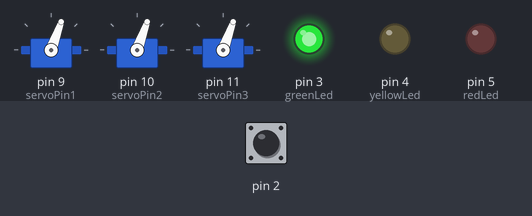
Recording of a sketch running on a simulated Arduino Uno, built with avr-gcc and run on an emulated ATmega328P. Parts: 3 × servo, output pins drawn as LEDs (lit = HIGH). The inputs (shaded band) are chosen by the test bench; at power-on: pin 2 LOW. What the sketch prints to the serial monitor is not drawn.

Above: at 1.2 s.
1.3 s: pin 2 driven HIGH
At 2.3 s:
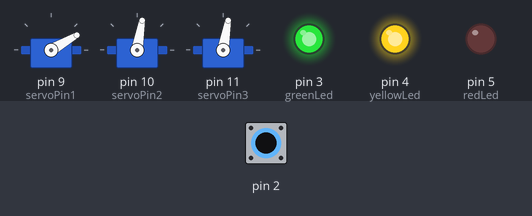
4.5 s: pin 2 pulsed LOW 5 times (0.12 s each, 0.3 s apart)
At 4.77 s:
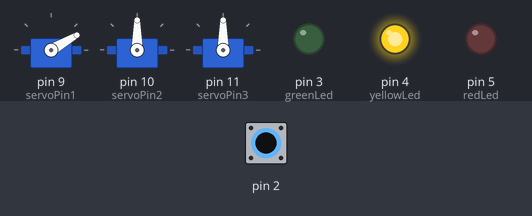
At 5.32 s:
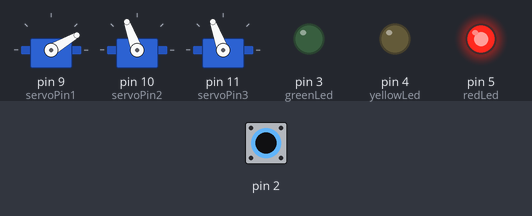
Timing chart, 0 to 7.5 s (numbered marks = the images above; inputs shaded):
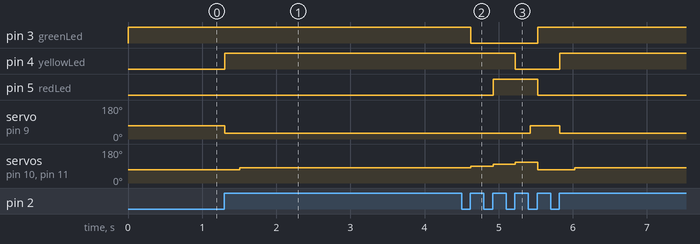

The sketch:

Robot6.ino
```cpp
// (licence header left out)
// Include application, user and local libraries
#include <Servo.h>
#include "MChButton.h"
#include "MChLeg.h"
#include "MChSM.h"


// pin connections
const int buttonIndex = 2; //pin for button
const int greenLed = 3;//pin for green Led
const int yellowLed = 4;//pin for yellow Led
const int redLed = 5;//pin for red Led
const int servoPin1 = 9;//pin for servo
const int servoPin2 = 10;//pin for servo
const int servoPin3 = 11;//pin for servo

//Input stuff
String inputString = "";         // a string to hold incoming data
boolean stringComplete = false;  // whether the string is complete


//define persitent objects
MChButton theButton(buttonIndex); // declare the switch pin as an input
MChLeg rightLeg; // declare right leg
MChLeg leftLeg;  // declare left leg

//build state machine
MChStateMachine myStateMachine;

//list states
void State0(){
    digitalWrite(greenLed, HIGH); // turn the green LED on pin 3 on
    digitalWrite(yellowLed, LOW);  // turn the red LED on pin 4 off
    digitalWrite(redLed, LOW);  // turn the red LED on pin 5 off
    leftLeg.setLeg(70, 70); // set leg to 0°
    rightLeg.setLeg(70, 70); //set leg to 0°
}
void State1(){
    digitalWrite(greenLed, HIGH);
    digitalWrite(yellowLed, HIGH);
    digitalWrite(redLed, LOW);
    leftLeg.setLeg(30, 30);
    delay(200);
    rightLeg.setLeg(80, 80);
}
void State2(){
    digitalWrite(greenLed, LOW);
    digitalWrite(yellowLed, HIGH);
    digitalWrite(redLed, LOW);
    leftLeg.setLeg(30, 30);
    rightLeg.setLeg(90, 90);
}
void State3(){
    digitalWrite(greenLed, LOW);
    digitalWrite(yellowLed, HIGH);
    digitalWrite(redLed, HIGH);
    leftLeg.setLeg(30, 30);
    rightLeg.setLeg(100,100);
}
void State4(){
    digitalWrite(greenLed, LOW);
    digitalWrite(yellowLed, LOW);
    digitalWrite(redLed, HIGH);
    rightLeg.setLeg(110, 110);
    delay(200);
    leftLeg.setLeg(70, 70);
}


// Setup phase
//
// Brief assign functions to pins and create objects
// Details tbd
//
void setup(){
    // say hello
    Serial.begin(9600);
    Serial.println("Robot6 started");

    // declare the LED pins as outputs
    pinMode(greenLed,OUTPUT);
    pinMode(yellowLed,OUTPUT);
    pinMode(redLed,OUTPUT);

    leftLeg.assignLeg(0, servoPin1); //right knee - hip
    rightLeg.assignLeg(servoPin2, servoPin3); //right knee - hip

    MChSMState myState;
    myState.stateId = 0;
    myState.stateAction = &State0;
    myStateMachine.addState(myState);
    myState.stateId = 1;
    myState.stateAction = &State1;
    myStateMachine.addState(myState);
    myState.stateId = 2;
    myState.stateAction = &State2;
    myStateMachine.addState(myState);
    myState.stateId = 3;
    myState.stateAction = &State3;
    myStateMachine.addState(myState);
    myState.stateId = 4;
    myState.stateAction = &State4;
    myStateMachine.addState(myState);
    myStateMachine.setState(0);

}

// Loop phase
//
// Brief call functions on infinite loop
// Details tbd
//
void loop(){

    //check if there is an event, if there is one increment state machine counter and mark event done
    if (theButton.buttonEventGet()==true) {
        myStateMachine.incrementState();
    }

    // set LEDs according to state

    delay(10);
    if (stringComplete) {
        if (inputString == "next\n"){
          myStateMachine.incrementState();
        }
        Serial.println(inputString);
        // clear the string:
        inputString = "";
        stringComplete = false;
    }

}

/*
  SerialEvent occurs whenever a new data comes in the
 hardware serial RX.  This routine is run between each
 time loop() runs, so using delay inside loop can delay
 response.  Multiple bytes of data may be available.
 */
void serialEvent() {
  while (Serial.available()) {
    // get the new byte:
    char inChar = (char)Serial.read();
    // add it to the inputString:
    inputString += inChar;
    // if the incoming character is a newline, set a flag
    // so the main loop can do something about it:
    if (inChar == '\n') {
      stringComplete = true;
    }
  }
}
```

MChButton.cpp
```cpp
// (licence header left out)
#include "MChButton.h"

MChButton::MChButton(int index){
    this->buttonIndex = index;
    pinMode(this->buttonIndex,INPUT);
    this->buttonClick = false;
    this->buttonClickServed = false;
}

MChButton::~MChButton(){
}

int MChButton::buttonDown(){
    // read button switch
    if (digitalRead(this->buttonIndex) == true){
        return true;
    } else{
        return false;
    }
}

void MChButton::buttonEventCheck(){
    //clear button event if it was served and if button is not pressed anymore
    //don't forget to use buttonEventServed() to indicate when the event was served
    if ((this->buttonClickServed == true) and (this->buttonDown() == false)) {
        this->buttonClick = false;
        this->buttonClickServed = false;
    }
    //read button to detect new event
    if ((this->buttonClick == false) and (this->buttonDown() == true)){
        this->buttonClick = true;
        this->buttonClickServed = false;
    }
}

int MChButton::buttonEvent(){
    //check is there is a button event to be served
    if ((this->buttonClick == true) and (this->buttonClickServed == false)){
        return true;
    }
    else {
        return false;
    }
}

void MChButton::buttonEventServed(){
    //inform that button event was served
    this->buttonClickServed = true;
}

int MChButton::buttonEventGet(){
    //global function checking for event and serving it
    this->buttonEventCheck();
    if (this->buttonEvent()==true){
        this->buttonEventServed();
        return true;
    }
    else{
        return false;
    }
}
```

MChButton.h
```cpp
// (licence header left out)
#ifndef MChButton_h
#define MChButton_h


#include <Arduino.h>


class MChButton{
    int buttonClick, buttonClickServed;
    int buttonIndex;
  public:
    MChButton(int);
    ~MChButton();
    int buttonDown();
    void buttonEventCheck();
    int buttonEvent();
    void buttonEventServed();
    int buttonEventGet();
};

#endif  //#ifndef MChButton_h
```

MChLeg.cpp
```cpp
// (licence header left out)
#include "MChLeg.h"

// Servo objects are created by MChLeg class when an object of the class is created
// Servo objects are assigned a pin by MChLeg::assignLeg (connot be in constructor, I don't know why)
// Servo pin is detached by MChLeg::~MChLeg destructor
// Servo objects position is 0 - 180 degrees on regular servos

const int cMChLegServoMin = 600; //default is 544
const int cMChLegServoMax = 2400; //default is 2400

MChLeg::MChLeg(){
    this->kneeIndex = 0;
    this->hipIndex = 0;
}

MChLeg::~MChLeg(){
    if (this->kneeIndex != 0) {
        this->kneeServo.detach();
    }
    if (this->hipIndex != 0) {
        this->hipServo.detach();
    }
}

void MChLeg::assignLeg(int x, int y){
    if (this->kneeIndex != 0) {
        this->kneeServo.detach();
    }
    if (this->hipIndex != 0) {
        this->hipServo.detach();
    }
    this->kneeIndex = x;
    this->hipIndex = y;
    if (this->kneeIndex != 0) {
        this->kneeServo.attach(this->kneeIndex, cMChLegServoMin, cMChLegServoMax);
    }
    if (this->hipIndex != 0) {
        this->hipServo.attach(this->hipIndex, cMChLegServoMin, cMChLegServoMax);
    }
}
void MChLeg::setLeg(int x, int y){
    this->kneeAngle = x;
    this->hipAngle = y;
    if (this->kneeIndex != 0) {
        this->kneeServo.write(this->kneeAngle);
    }
    if (this->hipIndex != 0) {
        this->hipServo.write(this->hipAngle);
    }
}

void MChLeg::rollLeg(){
    //move leg to make a step
    this->setLeg(90, 90);
    delay(200);
    this->setLeg(45, 90);
    delay(100);
    this->setLeg(10, 170);
    delay(250);
    this->setLeg(45, 90);
    delay(100);
    this->setLeg(90, 90);
}
```

MChLeg.h
```cpp
// (licence header left out)
#ifndef MChLeg_h
#define MChLeg_h

#include <Arduino.h>
#include "Servo.h"


class MChLeg{
    int kneeIndex, hipIndex;
    int kneeAngle, hipAngle;
    Servo kneeServo;
    Servo hipServo;
  public:
    MChLeg();
    ~MChLeg();
    void assignLeg(int, int); // (knee servo index, hip servo index); use 0 if no servo
    void setLeg(int, int); // (knee angle, hip angle); in degrees, 0-180, 90 is straight
    void rollLeg();
};

#endif // end #ifndef MChLeg_h
```

MChSM.cpp
```cpp
// (licence header left out)
#include "MChSM.h"

MChStateMachine::MChStateMachine(){
}

MChStateMachine::~MChStateMachine(){
}

int MChStateMachine::getState(){
  return this->machinestate;
}

void MChStateMachine::setState(int newState){
  this->machinestate = newState;
  this->doState();
}

void MChStateMachine::incrementState(){
    this->setState((this->getState() + 1) % MChmachinestateMax);
}

void MChStateMachine::addState(MChSMState state){
  if ((state.stateId >= 0)&&(state.stateId < MChmachinestateMax)){
    this->machinestates[state.stateId] = state;
  }
}

void MChStateMachine::doState(){
    // set LEDs according to state
    void (*action)();
    action = this->machinestates[machinestate].stateAction;
    (*action)();
}
```

MChSM.h
```cpp
// (licence header left out)
#ifndef MChSM_h
#define MChSM_h

#include <Arduino.h>
#include "MChLeg.h" //for the actions

const int MChmachinestateMax = 5; //max statemachine
const int MChmachinestateMax1 = MChmachinestateMax+1; //max statemachine for modulo counting

struct MChSMState{
  int stateId;
  void (*stateAction)(); //pointer to function for state
};


class MChStateMachine{
public:
    MChStateMachine();
    ~MChStateMachine();
    void setState(int);
    int getState();
    void incrementState();
    void addState(MChSMState state);
private:
    int machinestate;
    MChSMState machinestates [MChmachinestateMax1];
    void doState();
};

#endif MChSM_h
```

Measured:
- after the input at 1.3 s, pin 4 (yellowLed): LOW → HIGH at once; servo on pin 9 (servoPin1): 70° → 30° at once; servo on pin 10 (servoPin2), servo on pin 11 (servoPin3): 70° → 80° after 0.20 s
- after the input at 4.5 s, pin 3 (greenLed): HIGH → LOW after 0.12 s, → HIGH 0.90 s later; pin 4 (yellowLed): HIGH → LOW after 0.73 s, → HIGH 0.60 s later
